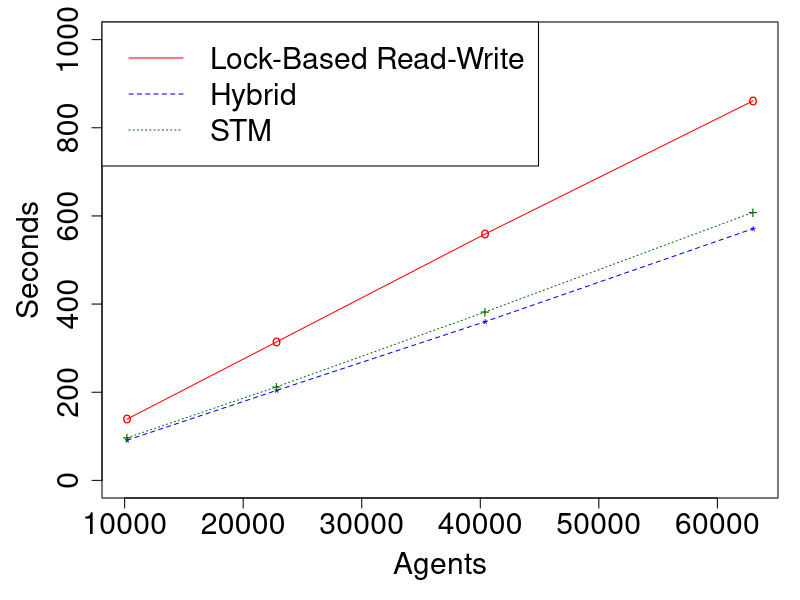

Write the R code that produced this figure.
png("sir_varyinggrid_constcores.png", width = 700, height = 700)
par(mar=c(5,5,1,1)+.1)

agents <- c(10201, 22801, 40401, 63001)
lbRw  <- c(139, 314, 559, 861)
hyb   <- c(91.1, 204, 360, 571)
stm   <- c(96.5, 212, 382, 608)

#dev.new(width = 500, height = 500, unit = "px")
plot(agents, lbRw, type="o", col="red", pch="o", lty=1,
     xlab = "Agents", 
     ylab = "Seconds",
     ylim=c(0,1000),
     cex.lab=1.8, cex.axis=1.8, cex.main=1.8, cex.sub=1.8)

points(agents, hyb, col="blue", pch="*")
lines(agents, hyb, col="blue",lty=2)

points(agents, stm, col="dark green",pch="+")
lines(agents, stm, col="dark green", lty=3)

legend("topleft", 
       legend=c("Lock-Based Read-Write","Hybrid", "STM"), 
       col=c("red", "blue", "dark green"),
       lty=c(1,2,3),
       xpd=TRUE,
       cex = 1.8)

# 3. Close the file
dev.off()
